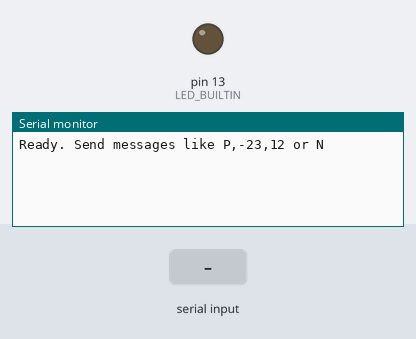
Simulated run of this sketch. Board: Arduino Uno, built with avr-gcc and run on an emulated ATmega328P. Shown: output pins drawn as LEDs (lit = HIGH), the last lines printed to the serial monitor. The inputs (shaded band) are chosen by the test bench.

Above: at 1.2 s.
1.3 s: "90,45\n" received over Serial
At 2.5 s:
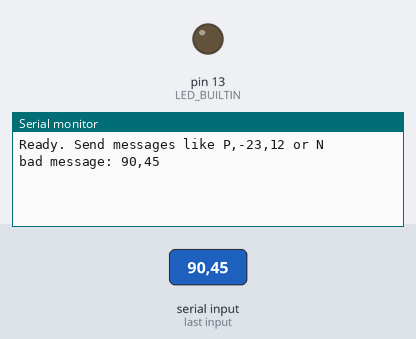
2.8 s: "5\n" received over Serial
At 3.9 s:
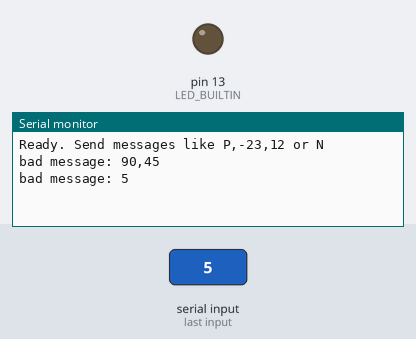

The sketch:

uno_message_test.ino
```cpp
// Wired test: the laptop sends messages like P,-23,12 over USB.
// The Uno says what the robot would do, and the built-in LED lights
// up while a note is seen. No motors yet.
//
// Message format:  <color>,<x>,<size>   or   N
//   color  Y, B or P
//   x      -100 (far left) .. 100 (far right)
//   size   note width as % of the picture (bigger = closer)
//   N      nothing seen

const unsigned long TIMEOUT_MS = 1000;  // no message for this long -> stop

char line[24];
byte len = 0;
unsigned long lastMsg = 0;
bool stopped = true;

void stopRobot(const char *why) {
  digitalWrite(LED_BUILTIN, LOW);
  if (!stopped) {
    Serial.print("STOP: ");
    Serial.println(why);
    stopped = true;
  }
}

void handle(const char *msg) {
  lastMsg = millis();
  if (msg[0] == 'N') {
    stopRobot("nothing seen");
    return;
  }
  char color;
  int x, size;
  if (sscanf(msg, "%c,%d,%d", &color, &x, &size) != 3 ||
      (color != 'Y' && color != 'B' && color != 'P')) {
    Serial.print("bad message: ");
    Serial.println(msg);
    return;
  }
  digitalWrite(LED_BUILTIN, HIGH);
  stopped = false;
  Serial.print(color);
  Serial.print("  x=");
  Serial.print(x);
  Serial.print("  size=");
  Serial.print(size);
  if (x < -20) Serial.println("  -> turn LEFT");
  else if (x > 20) Serial.println("  -> turn RIGHT");
  else Serial.println("  -> go STRAIGHT");
}

void setup() {
  Serial.begin(115200);
  pinMode(LED_BUILTIN, OUTPUT);
  Serial.println("Ready. Send messages like P,-23,12 or N");
}

void loop() {
  while (Serial.available()) {
    char c = Serial.read();
    if (c == '\n' || c == '\r') {
      line[len] = '\0';
      if (len > 0) handle(line);
      len = 0;
    } else if (len < sizeof(line) - 1) {
      line[len++] = c;
    }
  }
  if (millis() - lastMsg > TIMEOUT_MS) stopRobot("no messages from the laptop");
}
```

Measured:
- after the input at 1.3 s, the serial monitor: prints a new line at once (image 1)
- after the input at 2.8 s, the serial monitor: prints a new line at once (image 2)
